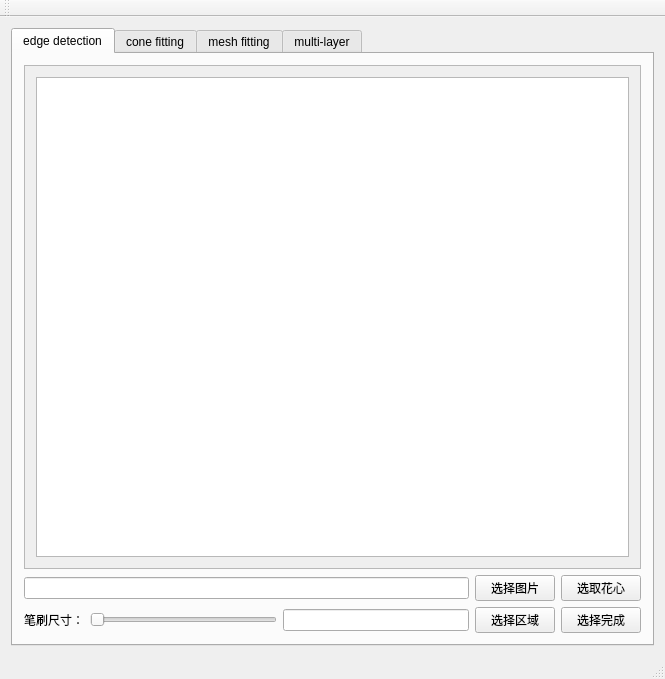
<?xml version="1.0" encoding="UTF-8"?>
<ui version="4.0">
 <class>flowermodelingClass</class>
 <widget class="QMainWindow" name="flowermodelingClass">
  <property name="geometry">
   <rect>
    <x>0</x>
    <y>0</y>
    <width>665</width>
    <height>679</height>
   </rect>
  </property>
  <property name="windowTitle">
   <string>flowermodeling</string>
  </property>
  <widget class="QWidget" name="centralWidget">
   <layout class="QGridLayout" name="gridLayout">
    <item row="0" column="0">
     <widget class="QTabWidget" name="tabWidget">
      <property name="currentIndex">
       <number>0</number>
      </property>
      <widget class="QWidget" name="tab_ED">
       <attribute name="title">
        <string>edge detection</string>
       </attribute>
       <layout class="QGridLayout" name="gridLayout_2">
        <item row="1" column="3">
         <widget class="QPushButton" name="Button_scan">
          <property name="text">
           <string>选择图片</string>
          </property>
         </widget>
        </item>
        <item row="1" column="4">
         <widget class="QPushButton" name="Button_center">
          <property name="text">
           <string>选取花心</string>
          </property>
         </widget>
        </item>
        <item row="2" column="3">
         <widget class="QPushButton" name="Button_paint">
          <property name="text">
           <string>选择区域</string>
          </property>
         </widget>
        </item>
        <item row="2" column="1">
         <widget class="QSlider" name="Slider_brush">
          <property name="orientation">
           <enum>Qt::Horizontal</enum>
          </property>
         </widget>
        </item>
        <item row="2" column="2">
         <widget class="QLineEdit" name="Edit_brush">
          <property name="readOnly">
           <bool>true</bool>
          </property>
         </widget>
        </item>
        <item row="2" column="0">
         <widget class="QLabel" name="label">
          <property name="text">
           <string>笔刷尺寸：</string>
          </property>
         </widget>
        </item>
        <item row="2" column="4">
         <widget class="QPushButton" name="Button_done">
          <property name="text">
           <string>选择完成</string>
          </property>
         </widget>
        </item>
        <item row="1" column="0" colspan="3">
         <widget class="QLineEdit" name="Edit_image">
          <property name="readOnly">
           <bool>true</bool>
          </property>
         </widget>
        </item>
        <item row="0" column="0" colspan="5">
         <widget class="QScrollArea" name="scrollArea">
          <property name="widgetResizable">
           <bool>true</bool>
          </property>
          <widget class="QWidget" name="scrollAreaWidgetContents">
           <property name="geometry">
            <rect>
             <x>0</x>
             <y>0</y>
             <width>621</width>
             <height>501</height>
            </rect>
           </property>
           <layout class="QGridLayout" name="gridLayout_3">
            <item row="0" column="0">
             <widget class="QGraphicsView" name="graphics_image"/>
            </item>
           </layout>
          </widget>
         </widget>
        </item>
       </layout>
      </widget>
      <widget class="QWidget" name="tab_confitting">
       <attribute name="title">
        <string>cone fitting</string>
       </attribute>
       <layout class="QGridLayout" name="gridLayout_4">
        <item row="1" column="1">
         <widget class="QPushButton" name="Button_surface">
          <property name="text">
           <string>圆锥变形</string>
          </property>
         </widget>
        </item>
        <item row="1" column="0">
         <widget class="QPushButton" name="Button_template">
          <property name="text">
           <string>获取花瓣模板</string>
          </property>
         </widget>
        </item>
        <item row="0" column="0" colspan="2">
         <widget class="QScrollArea" name="scrollArea_cone">
          <property name="widgetResizable">
           <bool>true</bool>
          </property>
          <widget class="QWidget" name="scrollAreaWidgetContents_2">
           <property name="geometry">
            <rect>
             <x>0</x>
             <y>0</y>
             <width>621</width>
             <height>530</height>
            </rect>
           </property>
          </widget>
         </widget>
        </item>
       </layout>
      </widget>
      <widget class="QWidget" name="tab_mesh">
       <attribute name="title">
        <string>mesh fitting</string>
       </attribute>
       <layout class="QGridLayout" name="gridLayout_5">
        <item row="2" column="0">
         <widget class="QPushButton" name="Button_meshfitting">
          <property name="text">
           <string>网格变形</string>
          </property>
         </widget>
        </item>
        <item row="0" column="0" colspan="2">
         <widget class="QScrollArea" name="scrollArea_mesh">
          <property name="widgetResizable">
           <bool>true</bool>
          </property>
          <widget class="QWidget" name="scrollAreaWidgetContents_3">
           <property name="geometry">
            <rect>
             <x>0</x>
             <y>0</y>
             <width>621</width>
             <height>472</height>
            </rect>
           </property>
          </widget>
         </widget>
        </item>
        <item row="1" column="0">
         <widget class="QPushButton" name="Button_mesh">
          <property name="text">
           <string>生成网格</string>
          </property>
         </widget>
        </item>
        <item row="1" column="1" rowspan="2">
         <widget class="QLabel" name="label_state">
          <property name="text">
           <string/>
          </property>
         </widget>
        </item>
        <item row="3" column="0">
         <widget class="QPushButton" name="Button_Occ">
          <property name="text">
           <string>遮挡变形</string>
          </property>
         </widget>
        </item>
       </layout>
      </widget>
      <widget class="QWidget" name="tab_multi">
       <attribute name="title">
        <string>multi-layer</string>
       </attribute>
       <layout class="QGridLayout" name="gridLayout_6">
        <item row="1" column="0">
         <widget class="QLineEdit" name="Edit_mesh1"/>
        </item>
        <item row="1" column="1">
         <widget class="QPushButton" name="Button_mesh1">
          <property name="text">
           <string>选择网格1</string>
          </property>
         </widget>
        </item>
        <item row="2" column="0">
         <widget class="QLineEdit" name="Edit_mesh2"/>
        </item>
        <item row="2" column="1">
         <widget class="QPushButton" name="Button_mesh2">
          <property name="text">
           <string>选择网格2</string>
          </property>
         </widget>
        </item>
        <item row="3" column="1">
         <widget class="QPushButton" name="Button_mult">
          <property name="text">
           <string>合并</string>
          </property>
         </widget>
        </item>
        <item row="0" column="0" colspan="2">
         <widget class="QScrollArea" name="scrollArea_mult">
          <property name="widgetResizable">
           <bool>true</bool>
          </property>
          <widget class="QWidget" name="scrollAreaWidgetContents_4">
           <property name="geometry">
            <rect>
             <x>0</x>
             <y>0</y>
             <width>621</width>
             <height>472</height>
            </rect>
           </property>
          </widget>
         </widget>
        </item>
        <item row="3" column="0">
         <widget class="QLabel" name="label_mult">
          <property name="text">
           <string/>
          </property>
         </widget>
        </item>
       </layout>
      </widget>
     </widget>
    </item>
   </layout>
  </widget>
  <widget class="QMenuBar" name="menuBar">
   <property name="geometry">
    <rect>
     <x>0</x>
     <y>0</y>
     <width>665</width>
     <height>23</height>
    </rect>
   </property>
  </widget>
  <widget class="QToolBar" name="mainToolBar">
   <attribute name="toolBarArea">
    <enum>TopToolBarArea</enum>
   </attribute>
   <attribute name="toolBarBreak">
    <bool>false</bool>
   </attribute>
  </widget>
  <widget class="QStatusBar" name="statusBar"/>
 </widget>
 <layoutdefault spacing="6" margin="11"/>
 <resources>
  <include location="colored.qrc"/>
 </resources>
 <connections/>
</ui>
